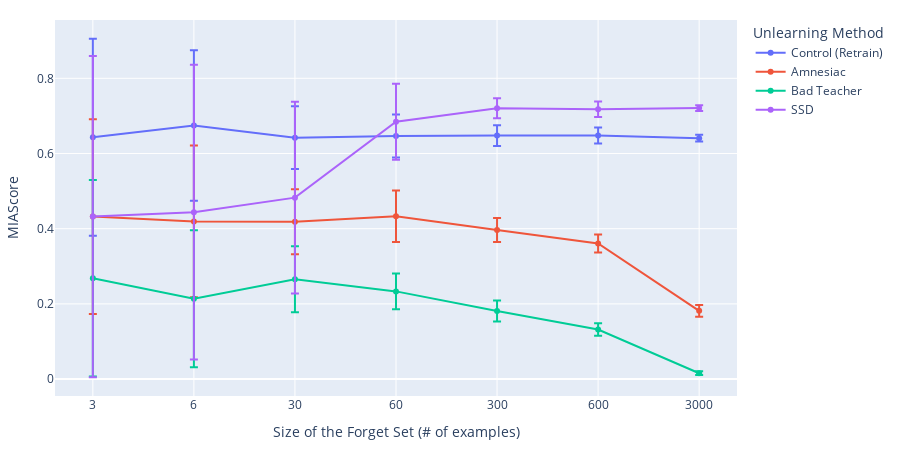

The notebook cell saved with this chart:
### Code cell
fig = px.line(
    graph_data,
    x='forget_set_size',
    y='score',
    color='model',
    error_y='std',
    # title=f"Comparison of Certified Removal Sigma against {distinguisher.replace('_', ' ').upper()} Distinguisher Scores",
    width=900,
    height=450,
    markers=True,
    labels={
        'model': 'Unlearning Method',
        'score': "MIAScore",
        'forget_set_size': "Size of the Forget Set (# of examples)"
    },
    category_orders={'model': ['Control (Retrain)', 'Amnesiac', 'Bad Teacher', 'SSD']}
)
fig.update_layout(
    margin=dict(l=20, r=20, t=20, b=20),
)
fig.update_yaxes(minallowed=-0.1)
fig.write_image('images/kld_heuristic_forget_set_size.png')
fig.write_image('images/kld_heuristic_forget_set_size.pdf')

fig.show()

### Figure 1 — Plotly figure (JSON) as saved in the notebook; plotly's stock layout.template omitted (floating-point values rounded to 4 significant figures)
{"data": [{"error_y": {"array": [0.2618, 0.2005, 0.0835, 0.05707, 0.02752, 0.02128, 0.009052]}, "hovertemplate": "Unlearning Method=Control (Retrain)<br>Size of the Forget Set (# of examples)=%{x}<br>MIAScore=%{y}<extra></extra>", "legendgroup": "Control (Retrain)", "line": {"color": "#636efa", "dash": "solid"}, "marker": {"symbol": "circle"}, "mode": "lines+markers", "name": "Control (Retrain)", "orientation": "v", "showlegend": true, "type": "scatter", "x": ["3", "6", "30", "60", "300", "600", "3000"], "xaxis": "x", "y": [0.6432, 0.6745, 0.6422, 0.6465, 0.6477, 0.6477, 0.6408], "yaxis": "y"}, {"error_y": {"array": [0.2591, 0.2017, 0.08653, 0.06835, 0.03211, 0.02398, 0.01555]}, "hovertemplate": "Unlearning Method=Amnesiac<br>Size of the Forget Set (# of examples)=%{x}<br>MIAScore=%{y}<extra></extra>", "legendgroup": "Amnesiac", "line": {"color": "#EF553B", "dash": "solid"}, "marker": {"symbol": "circle"}, "mode": "lines+markers", "name": "Amnesiac", "orientation": "v", "showlegend": true, "type": "scatter", "x": ["3", "6", "30", "60", "300", "600", "3000"], "xaxis": "x", "y": [0.4323, 0.4193, 0.4182, 0.4331, 0.3965, 0.3606, 0.1814], "yaxis": "y"}, {"error_y": {"array": [0.2614, 0.1823, 0.08784, 0.04758, 0.02802, 0.01641, 0.00494]}, "hovertemplate": "Unlearning Method=Bad Teacher<br>Size of the Forget Set (# of examples)=%{x}<br>MIAScore=%{y}<extra></extra>", "legendgroup": "Bad Teacher", "line": {"color": "#00cc96", "dash": "solid"}, "marker": {"symbol": "circle"}, "mode": "lines+markers", "name": "Bad Teacher", "orientation": "v", "showlegend": true, "type": "scatter", "x": ["3", "6", "30", "60", "300", "600", "3000"], "xaxis": "x", "y": [0.2682, 0.2135, 0.2656, 0.2332, 0.1809, 0.1318, 0.01552], "yaxis": "y"}, {"error_y": {"array": [0.4273, 0.392, 0.255, 0.1009, 0.0268, 0.02065, 0.007538]}, "hovertemplate": "Unlearning Method=SSD<br>Size of the Forget Set (# of examples)=%{x}<br>MIAScore=%{y}<extra></extra>", "legendgroup": "SSD", "line": {"color": "#ab63fa", "dash": "solid"}, "marker": {"symbol": "circle"}, "mode": "lines+markers", "name": "SSD", "orientation": "v", "showlegend": true, "type": "scatter", "x": ["3", "6", "30", "60", "300", "600", "3000"], "xaxis": "x", "y": [0.4323, 0.444, 0.4826, 0.6844, 0.7205, 0.7179, 0.7207], "yaxis": "y"}], "layout": {"height": 450, "legend": {"title": {"text": "Unlearning Method"}, "tracegroupgap": 0}, "margin": {"b": 20, "l": 20, "r": 20, "t": 20}, "width": 900, "xaxis": {"anchor": "y", "domain": [0, 1], "title": {"text": "Size of the Forget Set (# of examples)"}}, "yaxis": {"anchor": "x", "domain": [0, 1], "minallowed": -0.1, "title": {"text": "MIAScore"}}}}
